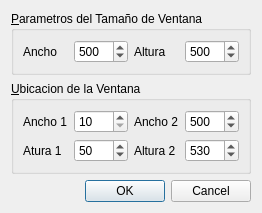
<ui version="4.0" >
 <class>GeoDialog</class>
 <widget class="QWidget" name="GeoDialog" >
  <property name="enabled" >
   <bool>true</bool>
  </property>
  <property name="geometry" >
   <rect>
    <x>0</x>
    <y>0</y>
    <width>230</width>
    <height>193</height>
   </rect>
  </property>
  <property name="windowTitle" >
   <string>Geometria de Ventana</string>
  </property>
  <layout class="QGridLayout" name="gridLayout_3" >
   <item row="0" column="0" >
    <widget class="QGroupBox" name="groupBox" >
     <property name="title" >
      <string>&amp;Parametros del Tamaño de Ventana</string>
     </property>
     <layout class="QGridLayout" name="gridLayout_2" >
      <item row="0" column="0" >
       <widget class="QLabel" name="label" >
        <property name="text" >
         <string>Ancho</string>
        </property>
       </widget>
      </item>
      <item row="0" column="1" >
       <widget class="QSpinBox" name="sbWidth" >
        <property name="minimum" >
         <number>10</number>
        </property>
        <property name="maximum" >
         <number>2048</number>
        </property>
        <property name="singleStep" >
         <number>100</number>
        </property>
        <property name="value" >
         <number>500</number>
        </property>
       </widget>
      </item>
      <item row="0" column="3" >
       <widget class="QLabel" name="label_2" >
        <property name="text" >
         <string>Altura</string>
        </property>
       </widget>
      </item>
      <item row="0" column="4" >
       <widget class="QSpinBox" name="sbHeight" >
        <property name="minimum" >
         <number>10</number>
        </property>
        <property name="maximum" >
         <number>2048</number>
        </property>
        <property name="singleStep" >
         <number>100</number>
        </property>
        <property name="value" >
         <number>500</number>
        </property>
       </widget>
      </item>
     </layout>
    </widget>
   </item>
   <item row="1" column="0" >
    <widget class="QGroupBox" name="groupBox_2" >
     <property name="title" >
      <string>&amp;Ubicacion de la Ventana</string>
     </property>
     <layout class="QGridLayout" name="gridLayout" >
      <item row="0" column="0" >
       <widget class="QLabel" name="label_5" >
        <property name="text" >
         <string>Ancho 1</string>
        </property>
       </widget>
      </item>
      <item row="0" column="1" >
       <widget class="QSpinBox" name="sbWidthOff1" >
        <property name="minimum" >
         <number>10</number>
        </property>
        <property name="maximum" >
         <number>2048</number>
        </property>
        <property name="singleStep" >
         <number>100</number>
        </property>
        <property name="value" >
         <number>10</number>
        </property>
       </widget>
      </item>
      <item row="0" column="3" >
       <widget class="QLabel" name="label_6" >
        <property name="text" >
         <string>Ancho 2</string>
        </property>
       </widget>
      </item>
      <item row="0" column="4" >
       <widget class="QSpinBox" name="sbWidthOff2" >
        <property name="minimum" >
         <number>10</number>
        </property>
        <property name="maximum" >
         <number>2048</number>
        </property>
        <property name="singleStep" >
         <number>100</number>
        </property>
        <property name="value" >
         <number>500</number>
        </property>
       </widget>
      </item>
      <item row="1" column="0" >
       <widget class="QLabel" name="label_7" >
        <property name="text" >
         <string>Atura 1</string>
        </property>
       </widget>
      </item>
      <item row="1" column="1" >
       <widget class="QSpinBox" name="sbHeightOff1" >
        <property name="minimum" >
         <number>10</number>
        </property>
        <property name="maximum" >
         <number>2048</number>
        </property>
        <property name="singleStep" >
         <number>100</number>
        </property>
        <property name="value" >
         <number>50</number>
        </property>
       </widget>
      </item>
      <item row="1" column="3" >
       <widget class="QLabel" name="label_8" >
        <property name="text" >
         <string>Altura 2</string>
        </property>
       </widget>
      </item>
      <item row="1" column="4" >
       <widget class="QSpinBox" name="sbHeightOff2" >
        <property name="minimum" >
         <number>10</number>
        </property>
        <property name="maximum" >
         <number>2048</number>
        </property>
        <property name="singleStep" >
         <number>100</number>
        </property>
        <property name="value" >
         <number>530</number>
        </property>
       </widget>
      </item>
     </layout>
    </widget>
   </item>
   <item row="3" column="0" >
    <widget class="QDialogButtonBox" name="buttonBox" >
     <property name="standardButtons" >
      <set>QDialogButtonBox::Cancel|QDialogButtonBox::Ok</set>
     </property>
    </widget>
   </item>
   <item row="2" column="0" >
    <spacer name="verticalSpacer" >
     <property name="orientation" >
      <enum>Qt::Vertical</enum>
     </property>
     <property name="sizeHint" stdset="0" >
      <size>
       <width>20</width>
       <height>40</height>
      </size>
     </property>
    </spacer>
   </item>
   <item row="0" column="1" >
    <spacer name="horizontalSpacer_2" >
     <property name="orientation" >
      <enum>Qt::Horizontal</enum>
     </property>
     <property name="sizeHint" stdset="0" >
      <size>
       <width>40</width>
       <height>20</height>
      </size>
     </property>
    </spacer>
   </item>
   <item row="1" column="1" >
    <spacer name="horizontalSpacer" >
     <property name="orientation" >
      <enum>Qt::Horizontal</enum>
     </property>
     <property name="sizeHint" stdset="0" >
      <size>
       <width>40</width>
       <height>20</height>
      </size>
     </property>
    </spacer>
   </item>
  </layout>
 </widget>
 <resources/>
 <connections/>
</ui>
